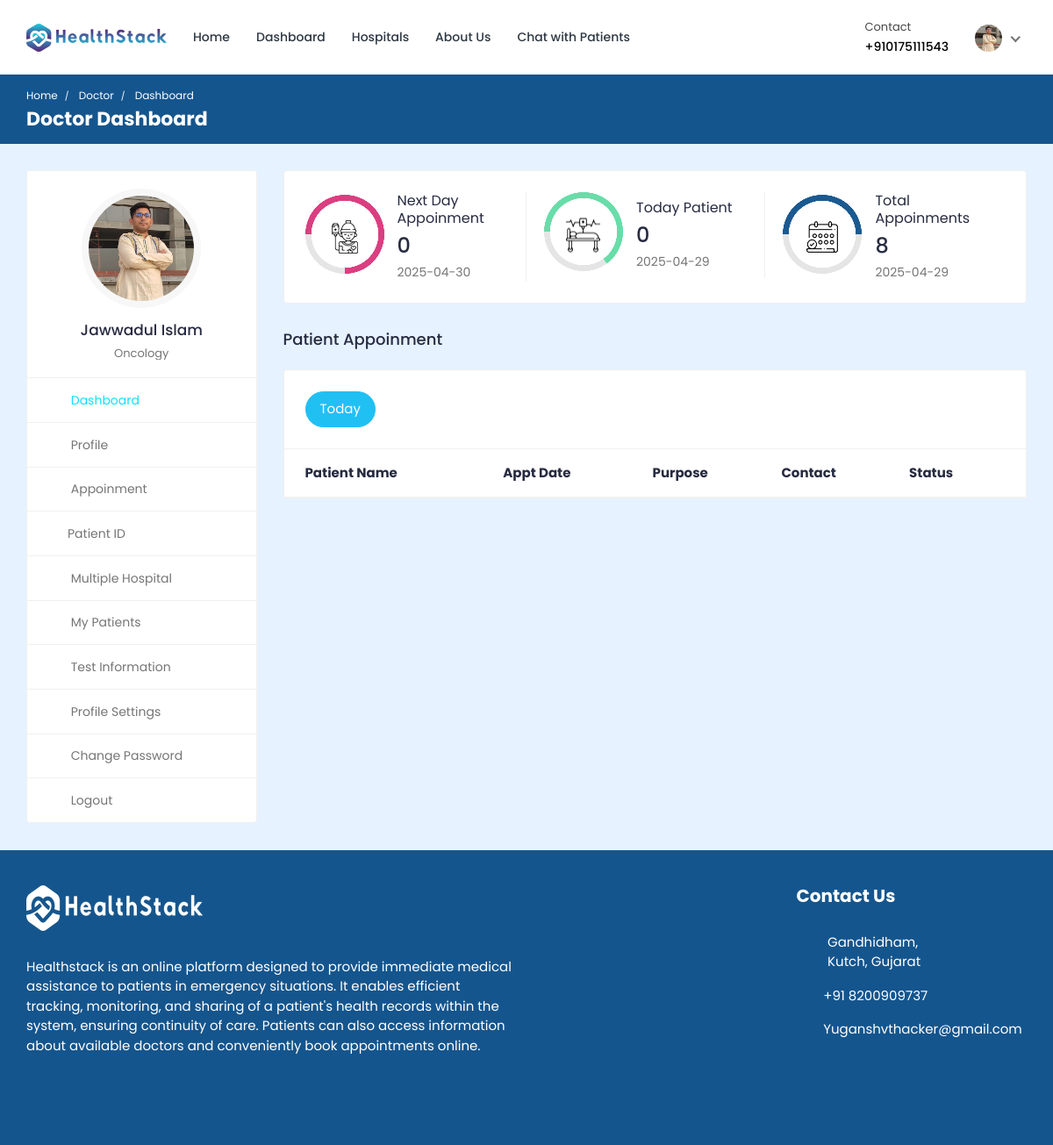
Page /doctor/doctor-dashboard/ (signed in) on the committed database.
### doctor/models.py (models this page shows, shortened)
class Doctor_Information(models.Model):
    DOCTOR_TYPE = (
        ('Cardiologists', 'Cardiologists'),
        ('Neurologists', 'Neurologists'),
        ('Pediatricians', 'Pediatricians'),
        ('Physiatrists', 'Physiatrists'),
        ('Dermatologists', 'Dermatologists'),
    )
    doctor_id = models.AutoField(primary_key=True)
    user = models.OneToOneField(User, on_delete=models.CASCADE, null=True, blank=True, related_name='profile')
    name = models.CharField(max_length=200, null=True, blank=True)
    username = models.CharField(max_length=200, null=True, blank=True)
    gender = models.CharField(max_length=200, null=True, blank=True)
    description = models.TextField(max_length=1000, null=True, blank=True)
    department = models.CharField(max_length=200, choices=DOCTOR_TYPE, null=True, blank=True)
    department_name = models.ForeignKey(hospital_department, on_delete=models.SET_NULL, null=True, blank=True)
    specialization = models.ForeignKey(specialization, on_delete=models.SET_NULL, null=True, blank=True)
    featured_image = models.ImageField(upload_to='doctors/', default='doctors/user-default.png', null=True, blank=True)
    certificate_image = models.ImageField(upload_to='doctors_certificate/', default='doctors_certificate/default.png', null=True, blank=True)
    email = models.EmailField(max_length=200, null=True, blank=True)
    phone_number = models.CharField(max_length=200, null=True, blank=True)
    nid = models.CharField(max_length=200, null=True, blank=True)
    visiting_hour = models.CharField(max_length=200, null=True, blank=True)
    consultation_fee = models.IntegerField(null=True, blank=True)
    report_fee = models.IntegerField(null=True, blank=True)
    dob = models.CharField(max_length=200, null=True, blank=True)
    institute = models.CharField(max_length=200, null=True, blank=True)
    degree = models.CharField(max_length=200, null=True, blank=True)
    completion_year = models.CharField(max_length=200, null=True, blank=True)
    work_place = models.CharField(max_length=200, null=True, blank=True)
    designation = models.CharField(max_length=200, null=True, blank=True)
    start_year = models.CharField(max_length=200, null=True, blank=True)
    end_year = models.CharField(max_length=200, null=True, blank=True)
    register_status =  models.CharField(max_length=200, null=True, blank=True)
    hospital_name = models.ForeignKey(Hospital_Information, on_delete=models.SET_NULL, null=True, blank=True)

### hospital_admin/models.py (models this page shows, shortened)
class specialization(models.Model):
    specialization_id = models.AutoField(primary_key=True)
    specialization_name = models.CharField(max_length=200, null=True, blank=True)
    hospital = models.ForeignKey(Hospital_Information, on_delete=models.CASCADE, null=True, blank=True)

### doctor/views.py (the view)
# urls.py: path('doctor-dashboard/',views.doctor_dashboard, name='doctor-dashboard'),
@csrf_exempt
@login_required(login_url="doctor-login")
@cache_control(no_cache=True, must_revalidate=True, no_store=True)
def doctor_dashboard(request):
        if request.user.is_authenticated:
            if request.user.is_doctor:
                doctor = Doctor_Information.objects.get(user=request.user)
                current_date = datetime.date.today()
                current_date_str = str(current_date)
                today_appointments = Appointment.objects.filter(date=current_date_str).filter(doctor=doctor).filter(appointment_status='confirmed')
                next_date = current_date + datetime.timedelta(days=1) # next days date
                next_date_str = str(next_date)
                next_days_appointment = Appointment.objects.filter(date=next_date_str).filter(doctor=doctor).filter(Q(appointment_status='pending') | Q(appointment_status='confirmed')).count()
                today_patient_count = Appointment.objects.filter(date=current_date_str).filter(doctor=doctor).annotate(count=Count('patient'))
                total_appointments_count = Appointment.objects.filter(doctor=doctor).annotate(count=Count('id'))
            else:
                return redirect('doctor-logout')
            context = {'doctor': doctor, 'today_appointments': today_appointments, 'today_patient_count': today_patient_count, 'total_appointments_count': total_appointments_count, 'next_days_appointment': next_days_appointment, 'current_date': current_date_str, 'next_date': next_date_str}
            return render(request, 'doctor-dashboard.html', context)
        else:
            return redirect('doctor-login')

### templates/doctor-dashboard.html (shortened to what this page needs)
{% load static %}
<!DOCTYPE html>
<html lang="en">
  <head>
    <link
      rel="stylesheet"
      href="{% static 'HealthStack-System/css/Normal/bootstrap.min.css' %}"
    />
    <link
      rel="stylesheet"
      href="{% static 'HealthStack-System/plugins/Normal/fontawesome/css/fontawesome.min.css' %}"
    />
    <link
      rel="stylesheet"
      href="{% static 'HealthStack-System/plugins/Normal/fontawesome/css/all.min.css' %}"
    />
    <link
      rel="stylesheet"
      href="{% static 'HealthStack-System/css/Normal/style.css' %}"
    />
  </head>
  <body>
  {% if user.is_authenticated %}
    <div class="main-wrapper">
      <header class="header">{% include 'doctor-navbar.html' %}</header>
      <div class="breadcrumb-bar">
        <div class="container-fluid">
          <div class="row align-items-center">
            <div class="col-md-12 col-12">
              <nav aria-label="breadcrumb" class="page-breadcrumb">
                <ol class="breadcrumb">
                  <li class="breadcrumb-item">
                    <a href="{% url 'hospital_home'%}">Home</a>
                  </li>
                  <li class="breadcrumb-item active" aria-current="page">
                    Doctor
                  </li>
                  <li class="breadcrumb-item active" aria-current="page">
                    Dashboard
                  </li>
                </ol>
              </nav>
              <h2 class="breadcrumb-title">Doctor Dashboard</h2>{% include 'message.html' %}
            </div>
          </div>
        </div>
      </div>
      <div class="content">
        <div class="container-fluid">
          <div class="row">
            <div class="col-md-5 col-lg-4 col-xl-3 theiaStickySidebar">
              <div>{% include 'doctor-sidebar.html' %}</div>
            </div>
            <div class="col-md-7 col-lg-8 col-xl-9">
              <div class="row">
                <div class="col-md-12">
                  <div class="card dash-card">
                    <div class="card-body">
                      <div class="row">
                        <div class="col-md-12 col-lg-4">
                          <div class="dash-widget dct-border-rht">
                            <div class="circle-bar circle-bar1">
                              <div class="circle-graph1" data-percent="75">
                                <img
                                  src="{% static 'HealthStack-System/images/Normal/icon-01.png' %}"
                                  class="img-fluid"
                                  alt="patient"
                                />
                              </div>
                            </div>
                            <div class="dash-widget-info">
                              <h6>Next Day Appoinment</h6>
                              <h3>{{next_days_appointment}}</h3>
                              <p class="text-muted">{{next_date}}</p>
                            </div>
                          </div>
                        </div>
                        <div class="col-md-12 col-lg-4">
                          <div class="dash-widget dct-border-rht">
                            <div class="circle-bar circle-bar2">
                              <div class="circle-graph2" data-percent="65">
                                <img
                                  src="{% static 'HealthStack-System/images/Normal/icon-02.png' %}"
                                  class="img-fluid"
                                  alt="Patient"
                                />
                              </div>
                            </div>
                            <div class="dash-widget-info">
                              <h6>Today Patient</h6>
                              <h3>{{today_patient_count.count}}</h3>
                              <p class="text-muted">{{current_date}}</p>
                            </div>
                          </div>
                        </div>
                        <div class="col-md-12 col-lg-4">
                          <div class="dash-widget">
                            <div class="circle-bar circle-bar3">
                              <div class="circle-graph3" data-percent="50">
                                <img
                                  src="{% static 'HealthStack-System/images/Normal/icon-03.png' %}"
                                  class="img-fluid"
                                  alt="Patient"
                                />
                              </div>
                            </div>
                            <div class="dash-widget-info">
                              <h6>Total Appoinments</h6>
                              <h3>{{total_appointments_count.count}}</h3>
                              <p class="text-muted">{{current_date}}</p>
                            </div>
                          </div>
                        </div>
                      </div>
                    </div>
                  </div>
                </div>
              </div>
              <div class="row">
                <div class="col-md-12">
                  <h4 class="mb-4">Patient Appoinment</h4>
                  <div class="appointment-tab">
                    <ul class="nav nav-tabs nav-tabs-solid nav-tabs-rounded">
                      <li class="nav-item">
                        <a
                          class="nav-link active"
                          href="#today-appointments"
                          data-toggle="tab"
                          >Today</a
                        >
                      </li>
                    </ul>
                      <div class="tab-pane" id="today-appointments">
                        <div class="card card-table mb-0">
                          <div class="card-body">
                            <div class="table-responsive">
                              <table
                                class="table table-hover table-center mb-0"
                              >
                                <thead>
                                  <tr>
                                    <th>Patient Name</th>
                                    <th>Appt Date</th>
                                    <th>Purpose</th>
                                    <th>Contact</th>
                                    <th>Status</th>
                                  </tr>
                                </thead>
                              </table>
                            </div>
                          </div>
                        </div>
                      </div>
                    </div>
                  </div>
                </div>
              </div>
            </div>
          </div>
        </div>
      </div>
      {% include 'footer.html' %}
  {% else %}
  <p> You are not logged in </p>
  {% endif %}
  </body>
</html>

### templates/doctor-navbar.html (shortened to what this page needs)
{% load static %}
<nav class="navbar navbar-expand-lg header-nav">
  <div class="navbar-header">
    <a href="{% url 'hospital_home'%}" class="navbar-brand logo">
      <img
        src="{% static 'HealthStack-System/images/Normal/logo.jpg' %}"
        class="img-fluid"
        alt="Logo"
      />
    </a>
  </div>
  <div class="main-menu-wrapper">
    <ul class="main-nav">
      <li>
        <a href="{% url 'hospital_home'%}">Home</a>
      </li>
      <li>
        <a href="{% url 'doctor-dashboard'%}">Dashboard</a>
      </li>
      <li><a href="{% url 'multiple-hospital' %}" style="text-decoration: none;">Hospitals</a></li>
      <li>
        <a href="{% url 'about-us'%}">About Us</a>
      </li>
      <li>
        <a href="{% url 'chat-home' pk=user.id %}">Chat with Patients</a>
      </li>
    </ul>
  </div>
  <ul class="nav header-navbar-rht">
    <li class="nav-item contact-item">
      <div class="header-contact-img">
        <i class="far fa-hospital"></i>
      </div>
      <div class="header-contact-detail">
        <p class="contact-header">Contact</p>
        <p class="contact-info-header">+91{{doctor.phone_number}}</p>
      </div>
    </li>
    <li class="nav-item dropdown has-arrow logged-item">
      <a href="#" class="dropdown-toggle nav-link" data-toggle="dropdown">
        <span class="user-img">
          <img
            class="rounded-circle"
            src="{{ doctor.featured_image.url }}"
            width="31"
            alt="Darren Elder"
          />
        </span>
      </a>
    </li>
  </ul>
</nav>

### templates/doctor-sidebar.html (shortened to what this page needs)
{% load static %}
<div class="profile-sidebar">
  <div class="widget-profile pro-widget-content">
    <div class="profile-info-widget">
      <a href="#" class="booking-doc-img">
        <img
          src="{{ doctor.featured_image.url }}"
          alt="User Image"
        />
      </a>
      <div class="profile-det-info">
        <h3>{{ doctor.name }}</h3>
        <div class="patient-details">
          <h5 class="mb-0">{{doctor.specialization.specialization_name}}</h5>
        </div>
      </div>
    </div>
  </div>
  <div class="dashboard-widget">
    <nav class="dashboard-menu sidebar">
      <ul>
        <li class="active">
          <a href="{% url 'doctor-dashboard' %}">
            <i class="fas fa-columns"></i>
            <span>Dashboard</span>
          </a>
        </li>
        <li>
        <a href="{% url 'doctor-profile' pk=doctor.doctor_id %}">
          <i class="fas fa-user"></i>
          <span>Profile</span>
        </a>
      </li>
        <li>
          <a href="{% url 'appointments'%}">
            <i class="fas fa-user-circle"></i>
            <span>Appoinment</span>
          </a>
        </li>
        <li class="nav-item has-submenu">
            <a href="#" class="nav-link"><i class="fas fa-search"></i><span>Patient ID</span></a>
        </li>
        <li>
          <a href="{% url 'multiple-hospital' %}">
            <i class="fas fa-hospital"></i>
            <span>Multiple Hospital</span>
          </a>
      </li>
        <li>
          <a href="{% url 'my-patients' %}">
            <i class="fas fa-user-injured"></i>
            <span>My Patients</span>
          </a>
        </li>
        <li>
          <a href="{% url 'doctor-test-list'%}" target="_blank">
            <i class="fas fa-hourglass-start"></i>
            <span>Test Information</span>
          </a>
        </li>
        <li>
          <a
            href="{% url 'doctor-profile-settings' %}"
          >
            <i class="fas fa-user-cog"></i>
            <span>Profile Settings</span>
          </a>
        </li>
        <li>
          <a href="{% url 'doctor-change-password' pk=user.id%}">
            <i class="fas fa-lock"></i>
            <span>Change Password</span>
          </a>
        </li>
        <li>
          <a href="{% url 'doctor-logout'%}">
            <i class="fas fa-sign-out-alt"></i>
            <span>Logout</span>
          </a>
        </li>
      </ul>
    </nav>
  </div>
</div>

### rows in the picture
Doctor_Information: phone_number "0175111543", featured_image (picture), name "Jawwadul Islam", specialization.specialization_name "Oncology"

### other values in the picture
{{ next_days_appointment }} "0"
{{ next_date }} "2025-04-30"
{{ today_patient_count.count }} "0"
{{ current_date }} "2025-04-29"
{{ total_appointments_count.count }} "8"
